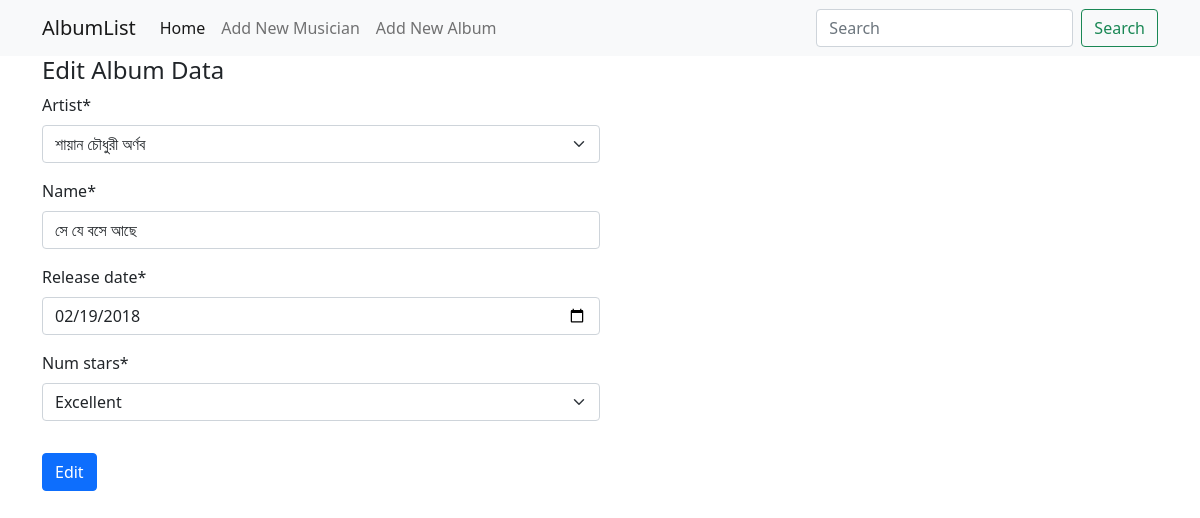
The app's page /edit-album-data/12/21/ with its own data.
### album/models.py (models this page shows, shortened)
class Album(models.Model):
    artist = models.ForeignKey(Musician, on_delete=models.CASCADE)
    name = models.CharField(max_length=100)
    release_date = models.DateField()
    rating = (
        (1, "Worst"),
        (2, "Bad"),
        (3, "Not Bad"),
        (4, "Good"),
        (5, "Excellent"),
    )
    num_stars = models.IntegerField(choices=rating)

### album/views.py (the view)
def editAlbumList(request, artist_id, album_id):
    album_list = Album.objects.get(pk=album_id)
    form = AlbumForm(instance=album_list)
    if request.method == 'POST':
        form = AlbumForm(request.POST, instance=album_list)
        if form.is_valid():
            form.save()
            return albumList(request, artist_id)
    return render(request, 'album/album_form.html', {'form': form, 'edit': True})

### album/forms.py
class AlbumForm(forms.ModelForm):
    release_date = forms.DateField(
        widget=forms.TextInput(attrs={'type': 'date'}))
    class Meta:
        model = Album
        fields = "__all__"

### album/models.py (called while the page is built)
    def __str__(self):
        return self.first_name + ' ' + self.last_name

### album/templates/album/album_form.html (shortened to what this page needs)
{% extends 'core/base.html'%} {% load crispy_forms_tags %} {% block body %}
<h4>
  {% if edit %} Edit Album Data {% else %} Add New Album {% endif %}
</h4>
<form method="post">
  <div class="form-row">
    <div class="form-group col-md-6 mb-2">
      {{ form.artist|as_crispy_field }}
    </div>
    <div class="form-group col-md-6 mb-2">{{ form.name|as_crispy_field }}</div>
    <div class="form-group col-md-6 mb-2">
      {{ form.release_date|as_crispy_field }}
    </div>
    <div class="form-group col-md-6 mb-2">
      {{ form.num_stars|as_crispy_field }}
    </div>
  </div>
  <button type="submit" class="btn btn-primary mt-3">
    {% if edit %} Edit {% else %}
    Add{% endif %}
  </button>
</form>
{% endblock %}

### records on screen
Album: artist "শায়ান চৌধুরী অর্ণব", name "সে যে বসে আছে", release_date "02/19/2018", num_stars "Excellent"
